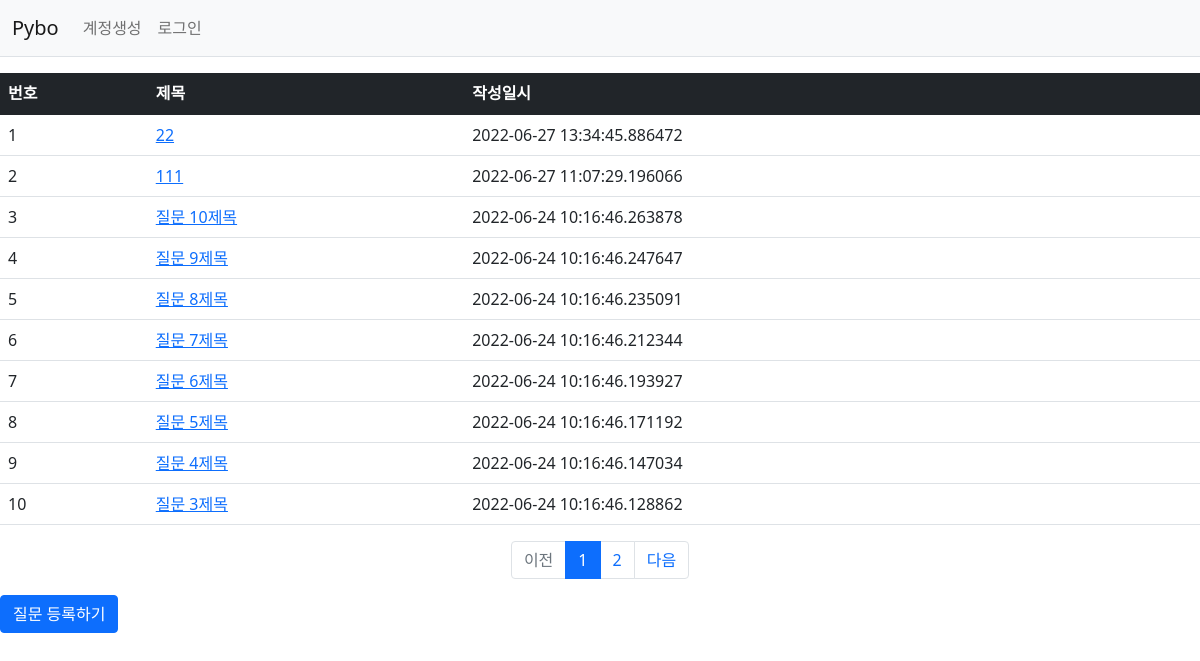
Page /question/list/ on the committed database.
### pybo/models.py (models this page shows)
class Question(db.Model):
    id = db.Column(db.Integer, primary_key=True)
    subject = db.Column(db.String(200), nullable=False)
    content = db.Column(db.Text(), nullable=False)
    create_date = db.Column(db.DateTime(), nullable=False)

### pybo/views/question_views.py (the view)
@bp.route('/list/')
def questionlist():
    page = request.args.get('page', type=int, default=1)  # 페이지
    question_list = Question.query.order_by(Question.create_date.desc())
    question_list = question_list.paginate(page, per_page=10)
    return render_template('question/question_list.html', question_list=question_list)

### pybo/views/auth_views.py (called while the page is built)
@bp.before_app_request
def load_logged_in_user():
    user_id = session.get('user_id')
    if user_id is None:
        g.user = None
    else:
        g.user = User.query.get(user_id)

### pybo/templates/question/question_list.html
{% extends 'base.html' %}
{% block content %}
<div class="contaimer my-3">
    <table class="table">
        <thead>
        <tr class="table-dark">
            <th>번호</th>
            <th>제목</th>
            <th>작성일시</th>
        </tr>
        </thead>
        <tbody>
            {% if question_list %}
                {% for question in question_list.items %}
                <tr>
                    <td>{{ loop.index }}</td>
                    <td><a href="{{ url_for('question.detail', question_id=question.id) }}">{{ question.subject }}</a></td>
                    <td>{{ question.create_date }}</td>
                </tr>
                {% endfor %}
            {% endif %}
        </tbody>
    </table>
    <ul class="pagination justify-content-center">
        {% if question_list.has_prev %}
        <li class="page-item">
            <a class="page-link" href="?page={{ question_list.prev_num }}">이전</a>
        </li>
        {% else %}
        <li class="page-item disabled">
            <a class="page-link" tabindex="-1" aria-disabled="true" href="javascript:void(0)">이전</a>
        </li>
        {% endif %}
        {% for page_num in question_list.iter_pages() %}
        {% if page_num %}
        {% if page_num != question_list.page %}
        <li class="page-item">
            <a class="page-link" href="?page={{ page_num }}">{{ page_num }}</a>
        </li>
        {% else %}
        <li class="page-item active" aria-current="page">
            <a class="page-link" href="javascript:void(0)">{{ page_num }}</a>
        </li>
        {% endif %}
        {% else %}
        <li class="disabled">
            <a class="page-link" href="javascript:void(0)">...</a>
        </li>
        {% endif %}
        {% endfor %}
        {% if question_list.has_next %}
        <li class="page-item">
            <a class="page-link" href="?page={{ question_list.next_num }}">다음</a>
        </li>
        {% else %}
        <li class="page-item disabled">
            <a class="page-link" tabindex="-1" aria-disabled="true" href="javascript:void(0)">다음</a>
        </li>
        {% endif %}
    </ul>
    <a href="{{ url_for('question.create') }}" class="btn btn-primary">질문 등록하기</a>
</div>
{% endblock %}

### pybo/templates/base.html (shortened to what this page needs)
<!doctype html>
<html lang="ko">
<head>
    <link rel="stylesheet" href="{{ url_for('static', filename='bootstrap.min.css') }}">
</head>
<body>
<nav class="navbar navbar-expand-lg navbar-light bg-light border-bottom">
    <div class="container-fluid">
        <a class="navbar-brand" href="{{ url_for('main.index') }}">Pybo</a>
        <div class="collapse navbar-collapse" id="navbarSupportedContent">
            {% if g.user %}
            <ul class="navbar-nav">
                <li class="nav-item ">
                    <a class="nav-link" href="{{ url_for('auth.logout') }}">{{ g.user.username }} (로그아웃)</a>
                </li>
            </ul>
            {% else %}
            <ul class="navbar-nav me-auto mb-2 mb-lg-0">
                <li class="nav-item">
                    <a class="nav-link" href="{{ url_for('auth.signup') }}">계정생성</a>
                </li>
                <li class="nav-item">
                    <a class="nav-link" href="{{ url_for('auth.login') }}">로그인</a>
                </li>
            </ul>
            {% endif %}
        </div>
    </div>
</nav>
{% block content %}
{% endblock %}
</body>
</html>

### rows in the picture
Question: subject "22", create_date "2022-06-27 13:34:45.886472"
Question: subject "111", create_date "2022-06-27 11:07:29.196066"
Question: subject "질문 10제목", create_date "2022-06-24 10:16:46.263878"
Question: subject "질문 9제목", create_date "2022-06-24 10:16:46.247647"
Question: subject "질문 8제목", create_date "2022-06-24 10:16:46.235091"
Question: subject "질문 7제목", create_date "2022-06-24 10:16:46.212344"
Question: subject "질문 6제목", create_date "2022-06-24 10:16:46.193927"
Question: subject "질문 5제목", create_date "2022-06-24 10:16:46.171192"
Question: subject "질문 4제목", create_date "2022-06-24 10:16:46.147034"
Question: subject "질문 3제목", create_date "2022-06-24 10:16:46.128862"

### other values in the picture
{{ page_num }} "1"
{{ page_num }} "2"
